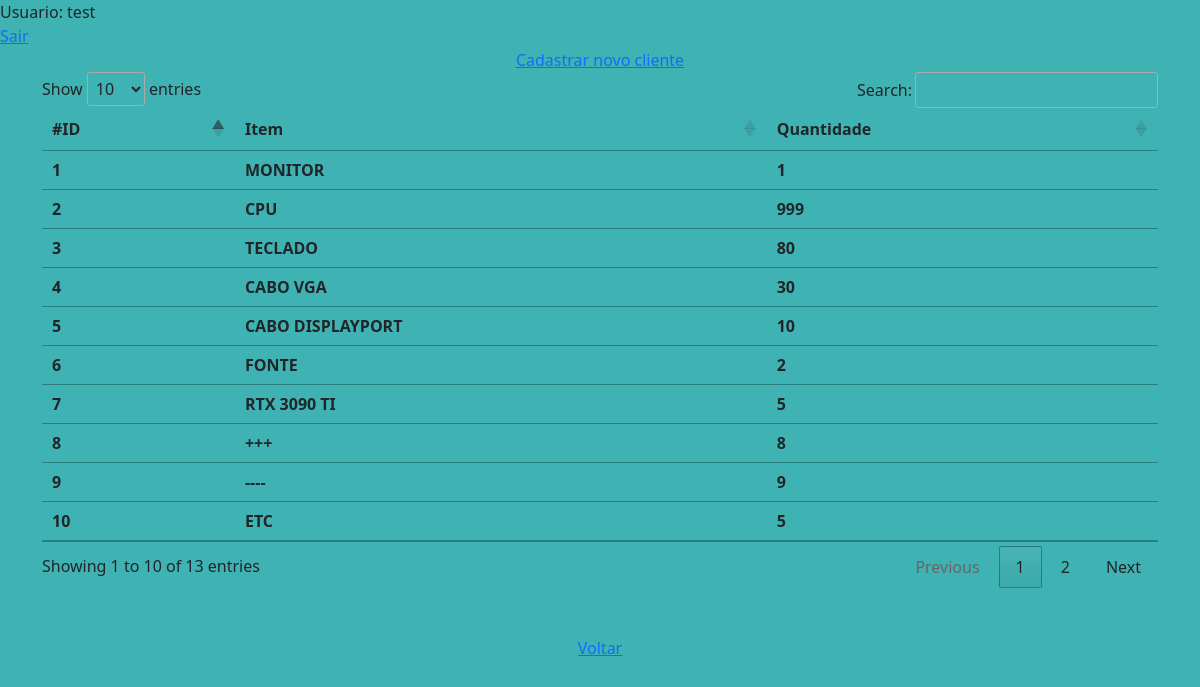
Page /app/estoque_app/estoque.php (signed in) on the committed database.
### tables this page shows
CREATE TABLE IF NOT EXISTS `clientes` (
  `id_cliente` int(11) NOT NULL AUTO_INCREMENT,
  `nome_cliente` varchar(110) NOT NULL,
  `contato_cliente` varchar(20) NOT NULL,
  PRIMARY KEY (`id_cliente`)
);

### app/estoque_app/estoque.php (the view, shortened to what this page needs)
<?php
	echo "Usuario: ". $_SESSION['usuarioNome'];
	include_once("../../conexao.php");
?>
<br> <a href="../sair.php">Sair</a>
<center><a href="cadastro/novo_cliente.php">Cadastrar novo cliente</a></center
<html lang="pt-br">
  <head>
	<link href="https://cdn.jsdelivr.net/npm/bootstrap@5.1.3/dist/css/bootstrap.min.css" rel="stylesheet">
	<link rel="stylesheet" href="https://cdn.datatables.net/1.11.3/css/jquery.dataTables.min.css"> </script>
  </head>
  <body>
  <div class="container">
  <table id="example" class="table">
  <thead>
    <tr>
      <th scope="col">#ID</th>
      <th scope="col">Item</th>
      <th scope="col">Quantidade</th>
    </tr>
  </thead>
  <tbody>
   <?php
  $result_cliente = "SELECT * FROM clientes";
  $resultado_cliente = mysqli_query($conn, $result_cliente);
  while($row_cliente = mysqli_fetch_assoc($resultado_cliente)){
  ?>
    <tr>
<th scope="row"><?php echo $row_cliente['id_cliente']; ?></th>
<th scope="row"><?php echo $row_cliente['nome_cliente']; ?></th>
<th scope="row"><?php echo $row_cliente['contato_cliente']; ?></th>
    </tr><?php }?>
  </tbody>
</table>
           <link rel="stylesheet" href="https://cdn.datatables.net/1.11.3/css/jquery.dataTables.min.css"> </script>
</div>
<br>
<br>
<center><a href="../dashboard.php">Voltar</a></cener>
  </body>
</html>

### app/estoque_app/estoque.php (style rules this page uses)
body { background-color: #3FB3B3; background-repeat: no-repeat; background-attachment: fixed; background-size: cover; }

### rows in the picture
clientes: id_cliente "1", nome_cliente "MONITOR", contato_cliente "1"
clientes: id_cliente "2", nome_cliente "CPU", contato_cliente "999"
clientes: id_cliente "3", nome_cliente "TECLADO", contato_cliente "80"
clientes: id_cliente "4", nome_cliente "CABO VGA", contato_cliente "30"
clientes: id_cliente "5", nome_cliente "CABO DISPLAYPORT", contato_cliente "10"
clientes: id_cliente "6", nome_cliente "FONTE", contato_cliente "2"
clientes: id_cliente "7", nome_cliente "RTX 3090 TI", contato_cliente "5"
clientes: id_cliente "8", nome_cliente "+++", contato_cliente "8"
clientes: id_cliente "9", nome_cliente "----", contato_cliente "9"
clientes: id_cliente "10", nome_cliente "ETC", contato_cliente "5"

### other values in the picture
$_SESSION['usuarioNome'] "test"
